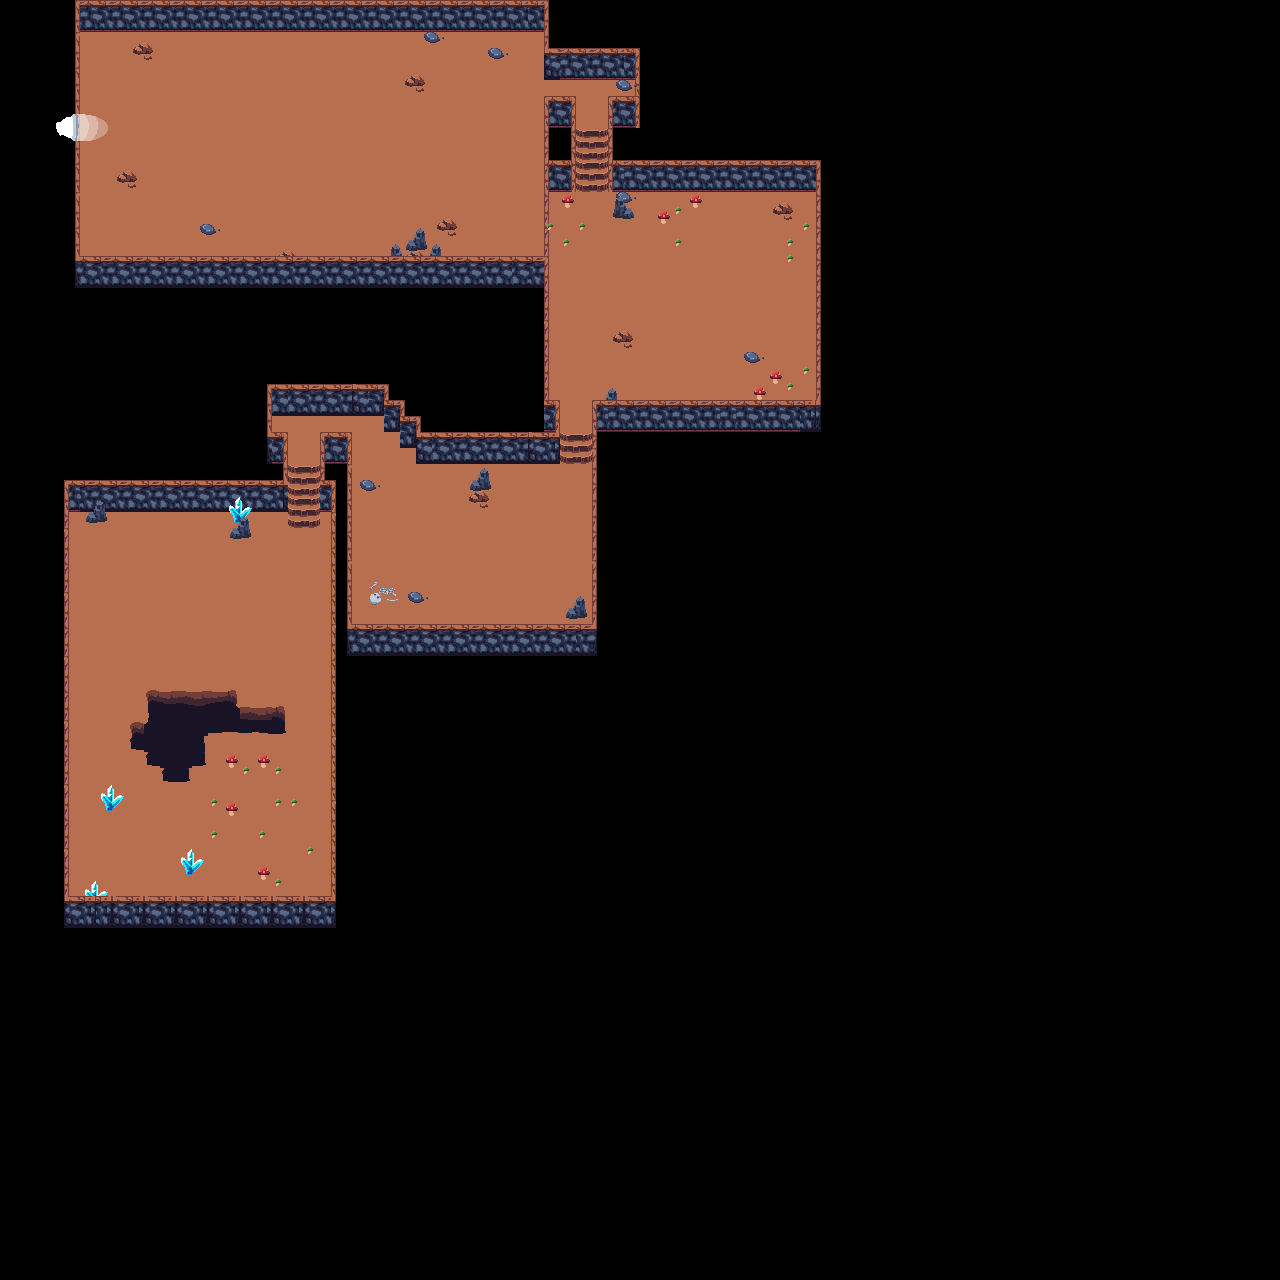

This is a level from a 2D game, rendered from its Tiled map with the project's own tilesets. A one-line summary and the map file follow, with tile-layer data summarised:
An orthogonal 80x80 tile map with 16x16 px tiles, 15 tile layers (floor, stairs, Copie de Copie de decoration, Copie de decoration, ...) and 64 objects (35x border_collision, 27x object_collision, exit_dungeon, spawn_dungeon).

<map version="1.10" tiledversion="1.10.0" orientation="orthogonal" renderorder="right-down" width="80" height="80" tilewidth="16" tileheight="16" infinite="0" nextlayerid="19" nextobjectid="71">
 <tileset firstgid="1" source="dungeon.tsx" />
 <layer id="2" name="floor" width="80" height="80">
  <data>[6400 cells, 1302 non-empty, 16 distinct tile ids]</data>
 </layer>
 <layer id="3" name="stairs" width="80" height="80">
  <data>[6400 cells, 60 non-empty, 9 distinct tile ids]</data>
 </layer>
 <layer id="12" name="Copie de Copie de decoration" width="80" height="80">
  <data>[6400 cells, 79 non-empty, 20 distinct tile ids]</data>
 </layer>
 <layer id="7" name="Copie de decoration" width="80" height="80">
  <data>[6400 cells, 87 non-empty, 22 distinct tile ids]</data>
 </layer>
 <layer id="4" name="walls" width="80" height="80">
  <data>[6400 cells, 254 non-empty, 31 distinct tile ids]</data>
 </layer>
 <layer id="5" name="walls_up" width="80" height="80">
  <data>[6400 cells, 80 non-empty, 26 distinct tile ids]</data>
 </layer>
 <layer id="6" name="decoration" width="80" height="80">
  <data>[6400 cells, 171 non-empty, 54 distinct tile ids]</data>
 </layer>
 <layer id="11" name="Copie de front_decoration" width="80" height="80">
  <data>[6400 cells, 6 non-empty, 6 distinct tile ids]</data>
 </layer>
 <layer id="10" name="front_decoration" width="80" height="80">
  <data>[6400 cells, 8 non-empty, 2 distinct tile ids]</data>
 </layer>
 <layer id="18" name="Calque de Tuiles 15" width="80" height="80">
  <data>[6400 cells, 0 non-empty, 0 distinct tile ids]</data>
 </layer>
 <layer id="17" name="Calque de Tuiles 14" width="80" height="80">
  <data>[6400 cells, 0 non-empty, 0 distinct tile ids]</data>
 </layer>
 <layer id="13" name="Calque de Tuiles 10" width="80" height="80">
  <data>[6400 cells, 0 non-empty, 0 distinct tile ids]</data>
 </layer>
 <layer id="14" name="Calque de Tuiles 11" width="80" height="80">
  <data>[6400 cells, 0 non-empty, 0 distinct tile ids]</data>
 </layer>
 <layer id="15" name="Calque de Tuiles 12" width="80" height="80">
  <data>[6400 cells, 0 non-empty, 0 distinct tile ids]</data>
 </layer>
 <layer id="16" name="walls_front" width="80" height="80">
  <data>[6400 cells, 179 non-empty, 23 distinct tile ids]</data>
 </layer>
 <objectgroup id="9" name="objects" opacity="0.43">
  <object id="1" type="border_collision" x="75.3333" y="0.666667">
   <polygon points="0,0 471.333,0.666667 472.667,31.3333 0,30.6667" />
  </object>
  <object id="2" type="border_collision" x="75.3333" y="31.3333" width="4" height="82" />
  <object id="3" type="border_collision" x="74.6667" y="140" width="5.33333" height="148.667" />
  <object id="4" type="border_collision" x="76" y="281.5" width="472" height="5.83333" />
  <object id="5" type="border_collision" x="544" y="122.333" width="4.66667" height="309" />
  <object id="6" type="border_collision" x="542.667" y="32" width="4.66667" height="48.6667" />
  <object id="7" type="border_collision" x="544.667" y="122" width="30" height="6.66667" />
  <object id="8" type="border_collision" x="571.333" y="123" width="3.33333" height="67.6667" />
  <object id="9" type="border_collision" x="548" y="160.667" width="24" height="30" />
  <object id="10" type="border_collision" x="608.667" y="160" width="211.333" height="30.6667" />
  <object id="11" type="border_collision" x="815.333" y="160" width="5.33333" height="270.667" />
  <object id="12" type="border_collision" x="592.667" y="425.917" width="225.333" height="5.41667" />
  <object id="13" type="border_collision" x="546.667" y="48.6667" width="92.6667" height="32" />
  <object id="14" type="border_collision" x="635.333" y="80" width="4" height="46.6667" />
  <object id="15" type="border_collision" x="608.667" y="122.333" width="30" height="5.66667" />
  <object id="16" type="border_collision" x="608" y="126.667" width="14" height="63.3333" />
  <object id="17" type="border_collision" x="400" y="430.667" width="159.333" height="18" />
  <object id="18" type="border_collision" x="415.333" y="446.667" width="144" height="17.3333" />
  <object id="19" type="border_collision" x="544" y="424" width="14.6667" height="12" />
  <object id="20" type="border_collision" x="592" y="430.667" width="4.66667" height="224.667" />
  <object id="21" type="border_collision" x="346.667" y="650" width="246.667" height="5.33333" />
  <object id="22" type="border_collision" x="346" y="458.667" width="5.33333" height="195.333" />
  <object id="23" type="border_collision" x="320.667" y="458.909" width="26.6667" height="4.42424" />
  <object id="24" type="border_collision" x="383.333" y="416" width="36.6667" height="16" />
  <object id="25" type="border_collision" x="267.333" y="384" width="120" height="31.3333" />
  <object id="26" type="border_collision" x="386" y="400" width="18" height="16.6667" />
  <object id="27" type="border_collision" x="267.333" y="415.333" width="5.33333" height="48" />
  <object id="28" type="border_collision" x="273.333" y="458" width="13.3333" height="6" />
  <object id="29" type="border_collision" x="283.333" y="464" width="4" height="48" />
  <object id="30" type="border_collision" x="320" y="458.97" width="4.66667" height="51.697" />
  <object id="31" type="border_collision" x="325.333" y="479.333" width="10" height="32" />
  <object id="32" type="border_collision" x="330.667" y="510" width="5.33333" height="418" />
  <object id="34" type="border_collision" x="64" y="921.167" width="271.333" height="6.83333" />
  <object id="35" type="border_collision" x="64.6667" y="480.667" width="4" height="438" />
  <object id="36" type="border_collision" x="64" y="479.333" width="220.667" height="32" />
  <object id="38" type="object_collision" x="132.909" y="43.2727" width="20.1818" height="10.7273" />
  <object id="40" type="object_collision" x="117.364" y="171.364" width="20.1818" height="10.7273" />
  <object id="41" type="object_collision" x="199.909" y="223.97" width="14.8485" height="10.7273" />
  <object id="42" type="object_collision" x="278.242" y="252.303" width="17.8485" height="13.7273" />
  <object id="43" type="object_collision" x="424.576" y="32.1363" width="14.8485" height="10.7273" />
  <object id="44" type="object_collision" x="406.576" y="75.6363" width="18.8485" height="10.7273" />
  <object id="45" type="object_collision" x="438.576" y="218.636" width="18.8485" height="10.7273" />
  <object id="46" type="object_collision" x="487.576" y="47.6363" width="14.8485" height="10.7273" />
  <object id="47" type="object_collision" x="616.076" y="80.6363" width="17.8485" height="8.7273" />
  <object id="48" type="object_collision" x="407.076" y="239.636" width="18.8485" height="40.7273" />
  <object id="49" type="object_collision" x="388.826" y="256.636" width="18.8485" height="24.7273" />
  <object id="50" type="object_collision" x="426.199" y="256.85" width="18.8485" height="24.471" rotation="359.53" />
  <object id="51" type="object_collision" x="613.826" y="202.886" width="18.8485" height="15.8523" />
  <object id="52" type="object_collision" x="615.701" y="192.324" width="15.9735" height="10.6023" />
  <object id="53" type="object_collision" x="773.576" y="203.449" width="18.8485" height="10.6023" />
  <object id="54" type="object_collision" x="743.848" y="351.972" width="16.1212" height="10.6023" />
  <object id="55" type="object_collision" x="613.576" y="331.199" width="19.5985" height="10.8523" />
  <object id="56" type="object_collision" x="566.576" y="607.699" width="18.8485" height="16.269" />
  <object id="57" type="object_collision" x="470.909" y="479.699" width="18.8485" height="10.6023" />
  <object id="58" type="object_collision" x="407.242" y="592.032" width="16.8485" height="10.6023" />
  </objectgroup>
</map>
<!-- 9 of 64 objects omitted -->
